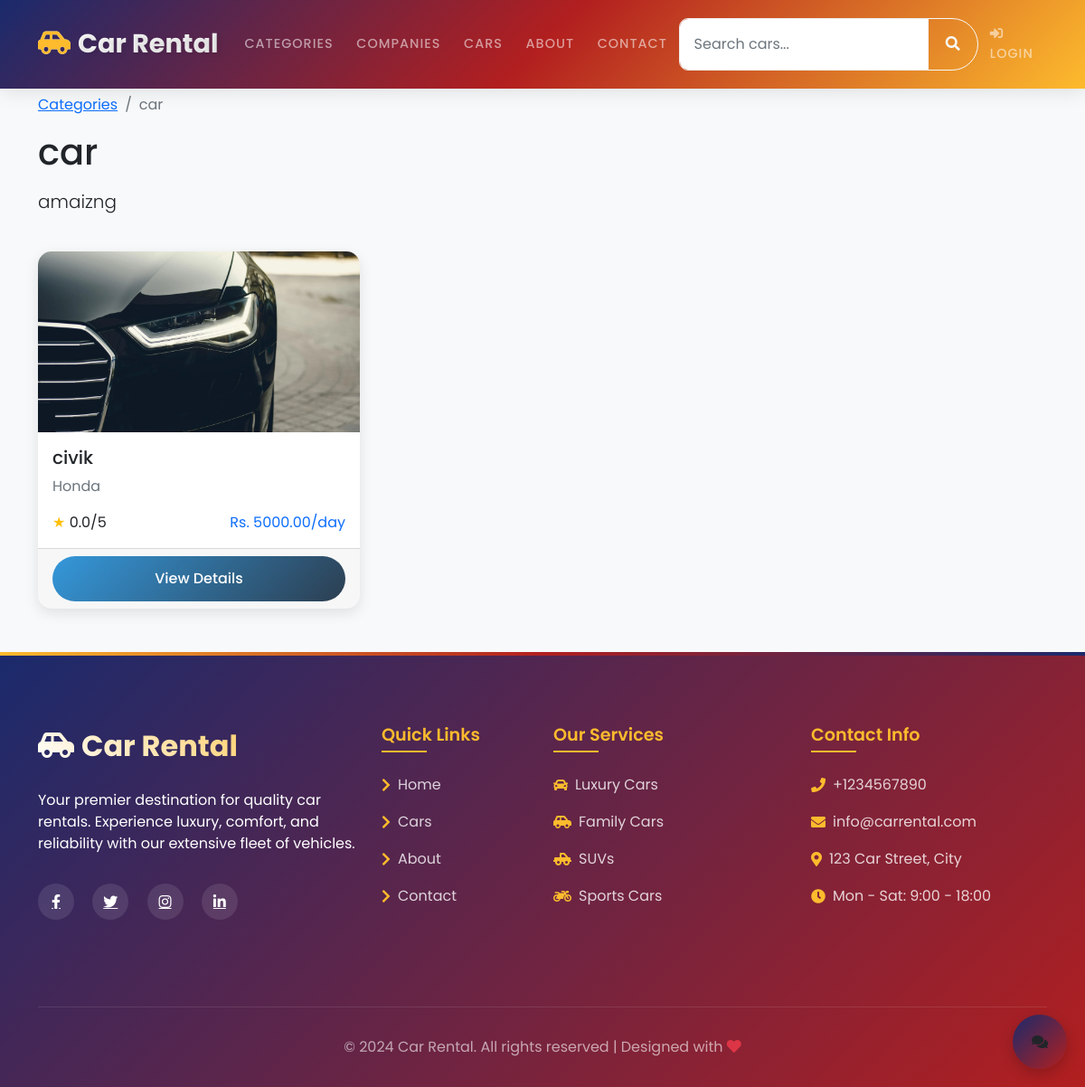
The page /categories/1/ on the database its author committed.
### Carapp/models.py (models this page shows, shortened)
class Category(models.Model):
    name = models.CharField(max_length=100)
    description = models.TextField(blank=True)
    class Meta:
        verbose_name_plural = "Categories"

class Car(models.Model):
    TRANSMISSION_CHOICES = [
        ('AUTO', 'Automatic'),
        ('MANUAL', 'Manual'),
    ]
    category = models.ForeignKey(Category, on_delete=models.CASCADE)
    company = models.ForeignKey(Company, on_delete=models.CASCADE)
    name = models.CharField(max_length=200)
    model_year = models.IntegerField()
    transmission = models.CharField(max_length=10, choices=TRANSMISSION_CHOICES)
    seats = models.IntegerField()
    hourly_rate = models.DecimalField(max_digits=10, decimal_places=2)
    daily_rate = models.DecimalField(max_digits=10, decimal_places=2)
    monthly_rate = models.DecimalField(max_digits=10, decimal_places=2)
    image1 = models.ImageField(upload_to='car_images/')
    image2 = models.ImageField(upload_to='car_images/', blank=True)
    image3 = models.ImageField(upload_to='car_images/', blank=True)
    description = models.TextField()
    is_available = models.BooleanField(default=True)
    average_rating = models.DecimalField(
        max_digits=3,
        decimal_places=2,
        default=0.00,
        validators=[MinValueValidator(0.0), MaxValueValidator(5.0)]
    )
    total_ratings = models.IntegerField(default=0)

class Company(models.Model):
    name = models.CharField(max_length=100)
    logo = models.ImageField(upload_to='company_logos/', blank=True)
    description = models.TextField(blank=True)
    class Meta:
        verbose_name_plural = "Companies"

### Carapp/views.py (the view)
# urls.py: path('categories/<int:category_id>/', views.category_detail, name='category_detail'),
def category_detail(request, category_id):
    category = get_object_or_404(Category, pk=category_id)
    cars = Car.objects.filter(category=category, is_available=True)
    return render(request, 'carapp/category_detail.html', {
        'category': category,
        'cars': cars
    })

### Carapp/templates/carapp/category_detail.html (shortened to what this page needs)
{% extends 'carapp/base.html' %}
{% block content %}
<div class="container py-5">
    <div class="row mb-4">
        <div class="col-12">
            <nav aria-label="breadcrumb">
                <ol class="breadcrumb">
                    <li class="breadcrumb-item"><a href="{% url 'carapp:category_list' %}">Categories</a></li>
                    <li class="breadcrumb-item active">{{ category.name }}</li>
                </ol>
            </nav>
            <h1 class="mb-3">{{ category.name }}</h1>
            <p class="lead">{{ category.description }}</p>
        </div>
    </div>
    <div class="row g-4">
        {% for car in cars %}
        <div class="col-md-4 animate__animated animate__fadeInUp" style="animation-delay: {{ forloop.counter|add:1 }}00ms">
            <div class="card h-100">
                <img src="{{ car.image1.url }}" class="card-img-top" alt="{{ car.name }}">
                <div class="card-body">
                    <h5 class="card-title">{{ car.name }}</h5>
                    <p class="card-text text-muted">{{ car.company.name }}</p>
                    <div class="d-flex justify-content-between align-items-center">
                        <div>
                            <span class="text-warning">★</span>
                            <span>{{ car.average_rating|floatformat:1 }}/5</span>
                        </div>
                        <span class="text-primary">Rs. {{ car.daily_rate }}/day</span>
                    </div>
                </div>
                <div class="card-footer">
                    <a href="{% url 'carapp:car_detail' car.id %}" class="btn btn-primary w-100">View Details</a>
                </div>
            </div>
        </div>
        {% empty %}
        <div class="col-12">
            <div class="alert alert-info">
                No cars available in this category at the moment.
            </div>
        </div>
        {% endfor %}
    </div>
</div>
{% endblock %}

### Carapp/static/carapp/style.css (style rules this page uses)
:root { --primary-color: #2c3e50; --secondary-color: #3498db; --accent-color: #e74c3c; --light-gray: #f8f9fa; --dark-gray: #343a40; }
body { font-family: 'Poppins', sans-serif; background-color: var(--light-gray); }
.card { border: none; border-radius: 15px; transition: all 0.3s ease; box-shadow: 0 5px 15px rgba(0,0,0,0.1); overflow: hidden; }
.card-img-top { height: 200px; object-fit: cover; }
.btn { padding: 0.8rem 1.5rem; border-radius: 30px; font-weight: 500; transition: all 0.3s ease; }
.btn-primary { background: linear-gradient(135deg, var(--secondary-color), var(--primary-color)); border: none; }

### rows shown on the page
Category: name "car", description "amaizng"
Car: image1 (picture), name "civik", company.name "Honda", average_rating "0.0", daily_rate "5000.00"
